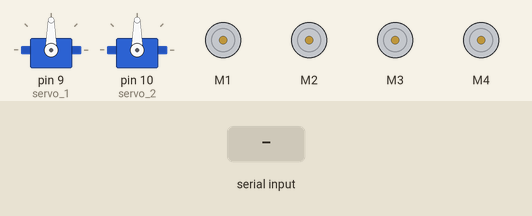
Simulated run of this sketch. Board: Arduino Uno, built with avr-gcc and run on an emulated ATmega328P. Shown: 2 × servo, 4 × DC motor (green arrow = forward, orange = backward, longer = faster). The inputs (shaded band) are chosen by the test bench.

Above: at 1.2 s.
1.3 s: "D" received over Serial
At 4.2 s:
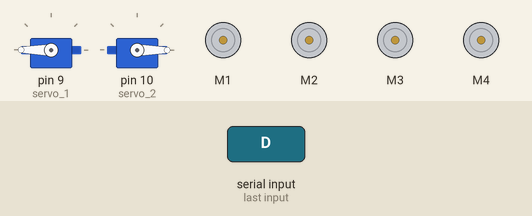
4.3 s: "F" received over Serial
At 5.2 s:
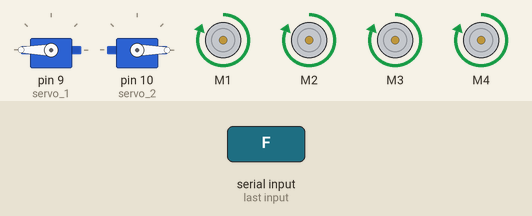
5.8 s: "B" received over Serial
At 6.4 s:
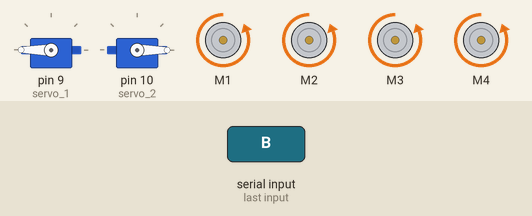
7.3 s: "L" received over Serial
At 8.5 s:
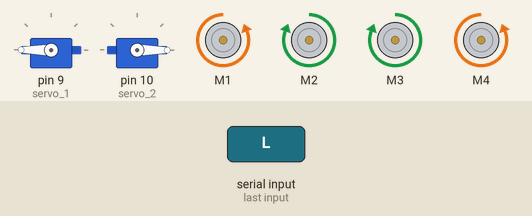
8.8 s: "R" received over Serial
At 9.8 s:
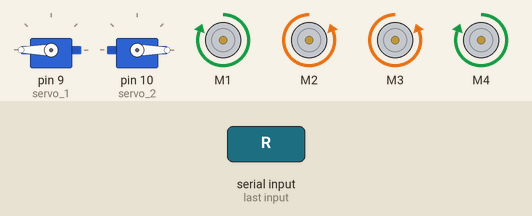
10.3 s: "S" received over Serial
At 11.0 s:
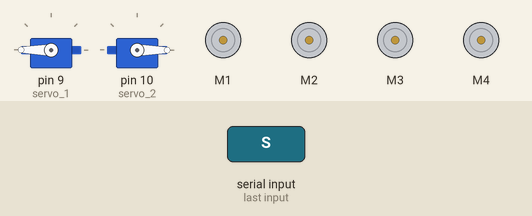
Timing chart, 0 to 12.8 s (numbered marks = the images above; inputs shaded):
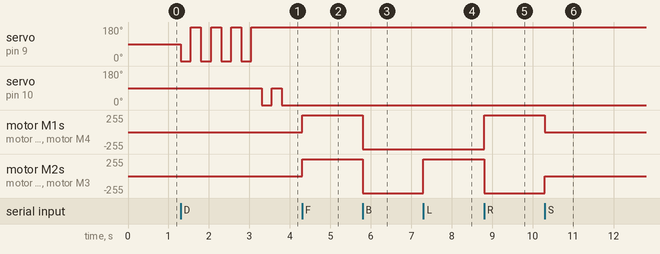

The sketch:

agibot_basic.ino
```cpp
#include <AFMotor.h>
#include <Servo.h>

Servo servo_1;
Servo servo_2;
int pos = 0;

AF_DCMotor motor1(1);
AF_DCMotor motor2(2);
AF_DCMotor motor3(3);
AF_DCMotor motor4(4);

char bt='S';
void setup()
{
  Serial.begin(9600);
  servo_1.attach(9);
  servo_2.attach(10);
  pinMode(10,OUTPUT);
  motor1.setSpeed(255);
  motor2.setSpeed(255);
  motor3.setSpeed(255);
  motor4.setSpeed(255);
  Stop();
}


void loop() {
digitalWrite(10, LOW);
bt=Serial.read();

if(bt=='F')
{
 forward();
}

if(bt=='B')
{
 backward();
}

if(bt=='L')
{
 left();
}

if(bt=='R')
{
 right();
}

if(bt=='S')
{
 Stop();
}

if(bt=='D'){
for (int i=0;i<=3;i++){
   servo_1.write (0); // Servo will move to 45 degree angle.
  delay (250);
  servo_1.write (180);  // servo will move to 90 degree angle.
  delay (250);
  if (i==3){
   servo_2.write (0); // Servo will move to 45 degree angle.
  delay (250);
  servo_2.write (90);// servo will move to 90 degree angle.
  delay (250);
  servo_2.write (0);
  delay(250);
  }
}
}

}
void forward()
{
     motor1.run(FORWARD);
  motor2.run(FORWARD);
  motor3.run(FORWARD);
  motor4.run(FORWARD);
}

void backward()
{
     motor1.run(BACKWARD);
  motor2.run(BACKWARD);
  motor3.run(BACKWARD);
  motor4.run(BACKWARD);
}
void left()
{
  motor1.run(BACKWARD);
  motor2.run(FORWARD);
  motor3.run(FORWARD);
  motor4.run(BACKWARD);
}
void right()
{
  motor1.run(FORWARD);
  motor2.run(BACKWARD);
  motor3.run(BACKWARD);
  motor4.run(FORWARD);
}
void Stop()
{
  motor1.run(RELEASE);
  motor2.run(RELEASE);
  motor3.run(RELEASE);
  motor4.run(RELEASE);
}
```

Measured:
- after the input at 1.3 s, servo on pin 9 (servo_1): alternates 180° for 0.25 s and 0° for 0.25 s, 8 changes in all, then stays 180°, starting at once; servo on pin 10 (servo_2): 90° → 0° after 2.0 s, → 90° 0.25 s later, → 0° 0.25 s later
- after the input at 4.3 s, motor M1–4: stopped → forward 255/255 at once
- after the input at 5.8 s, motor M1–4: forward 255/255 → backward 255/255 at once
- after the input at 7.3 s, motor M2, motor M3: backward 255/255 → forward 255/255 at once
- after the input at 8.8 s, motor M1, motor M4: backward 255/255 → forward 255/255 at once; motor M2, motor M3: forward 255/255 → backward 255/255 at once
- after the input at 10.3 s, motor M1, motor M4: forward 255/255 → stopped at once; motor M2, motor M3: backward 255/255 → stopped at once
